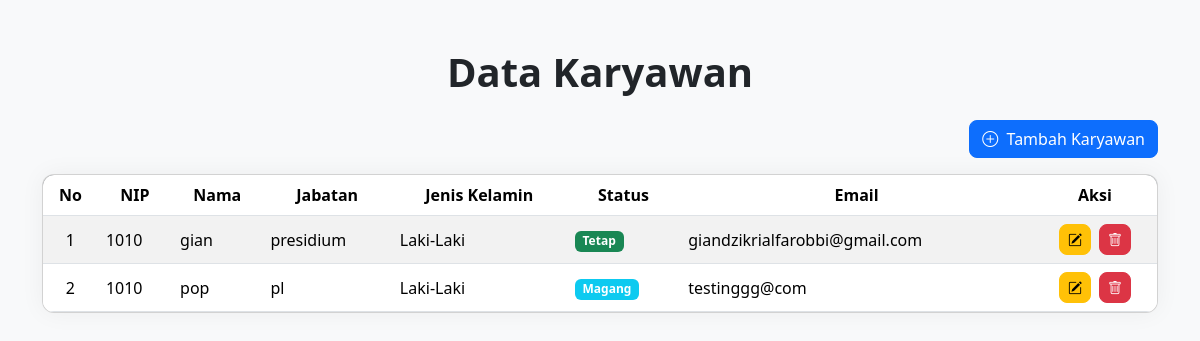
The page / on the database its author committed.
### tables this page shows
CREATE TABLE `karyawan` (
  `id` int(11) NOT NULL,
  `nip` varchar(255) NOT NULL,
  `nama_karyawan` varchar(255) NOT NULL,
  `jabatan` varchar(255) NOT NULL,
  `jenis_kelamin` enum('Laki-Laki','Perempuan') NOT NULL,
  `status_pekerjaan` enum('Tetap','Kontrak','Magang') NOT NULL,
  `email` varchar(255) NOT NULL
);

### index.php (the view, shortened to what this page needs)
<?php
include "helper/koneksi.php";
?>
<!doctype html>
<html lang="en">
<head>
  <link href="https://cdn.jsdelivr.net/npm/bootstrap@5.3.3/dist/css/bootstrap.min.css" rel="stylesheet">
  <link href="https://cdn.jsdelivr.net/npm/bootstrap-icons/font/bootstrap-icons.css" rel="stylesheet">
</head>
<body>
<div class="container py-5">
  <h1 class="mb-4 text-center fw-bold">Data Karyawan</h1>
  <div class="d-flex justify-content-end mb-3">
    <a href="tambah.php" class="btn btn-primary rounded-3">
      <i class="bi bi-plus-circle me-1"></i> Tambah Karyawan
    </a>
  </div>
  <div class="card table-card">
    <div class="table-responsive">
      <table class="table table-hover table-striped align-middle mb-0">
        <thead class="table-dark-custom">
          <tr class="text-center">
            <th>No</th>
            <th>NIP</th>
            <th>Nama</th>
            <th>Jabatan</th>
            <th>Jenis Kelamin</th>
            <th>Status</th>
            <th>Email</th>
            <th>Aksi</th>
          </tr>
        </thead>
        <tbody>
          <?php
          $no = 1;
          $query_tampil = "SELECT * FROM karyawan";
          $tampil = mysqli_query($db, $query_tampil);
          while ($data = mysqli_fetch_array($tampil)) {
          ?>
          <tr>
            <td class="text-center"><?php echo $no++; ?></td>
            <td><?php echo htmlspecialchars($data['nip']); ?></td>
            <td><?php echo htmlspecialchars($data['nama_karyawan']); ?></td>
            <td><?php echo htmlspecialchars($data['jabatan']); ?></td>
            <td><?php echo htmlspecialchars($data['jenis_kelamin']); ?></td>
            <td>
              <?php
                $status = $data['status_pekerjaan'];
                $badge = ($status=="Tetap")?"success":(($status=="Kontrak")?"warning":"info");
              ?>
              <span class="badge bg-<?php echo $badge; ?>">
                <?php echo htmlspecialchars($status); ?>
              </span>
            </td>
            <td><?php echo htmlspecialchars($data['email']); ?></td>
            <td class="text-center">
              <div class="d-flex justify-content-center gap-2">
                <form action="edit.php" method="POST" class="m-0">
                  <button type="submit" class="btn btn-warning btn-sm rounded-3">
                    <i class="bi bi-pencil-square"></i>
                  </button>
                </form>
                <button class="btn btn-danger btn-sm rounded-3" data-bs-toggle="modal" data-bs-target="#hapus<?php echo $data['id']; ?>">
                  <i class="bi bi-trash"></i>
                </button>
              </div>
            </td>
          </tr>
          <?php } ?>
        </tbody>
      </table>
    </div>
  </div>
</div>
</body>
</html>

### index.php (style rules this page uses)
body { background-color: #f8f9fa; }
.table-card { border-radius: 12px; overflow: hidden; box-shadow: 0 0 25px rgba(0,0,0,0.05); }
.table-dark-custom { background: linear-gradient(90deg, #343a40, #495057); color: #fff; }

### rows shown on the page
karyawan: nip "1010", nama_karyawan "gian", jabatan "presidium", jenis_kelamin "Laki-Laki", status_pekerjaan "Tetap", email "giandzikrialfarobbi@gmail.com"
karyawan: nip "1010", nama_karyawan "pop", jabatan "pl", jenis_kelamin "Laki-Laki", status_pekerjaan "Magang", email "testinggg@com"
